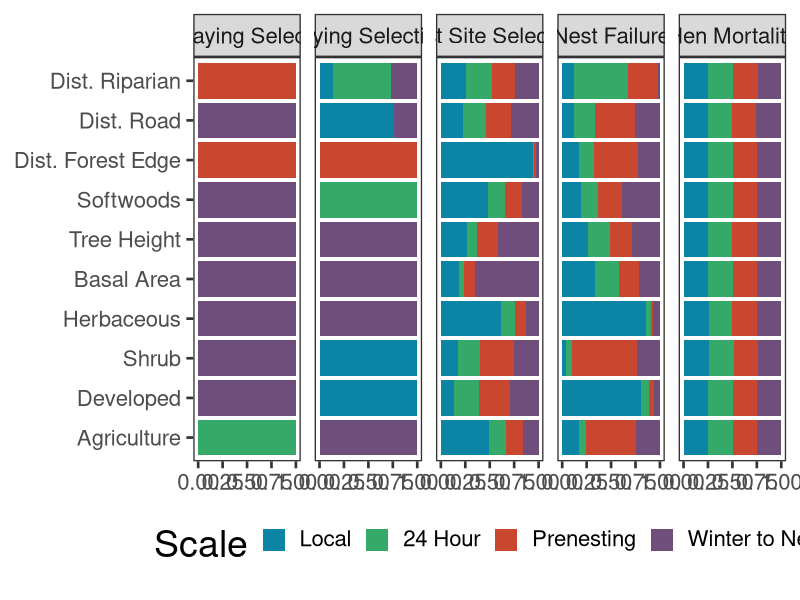
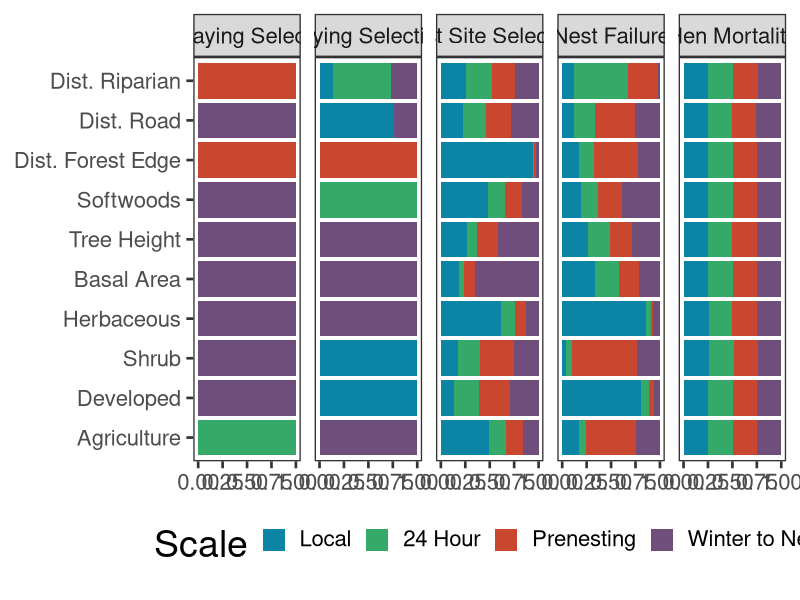

The R source for these figures, in order:
#Load packages
lapply(c('dplyr', 'ggplot2', 'patchwork', 'tidyr'), require, character.only = T)

#Load Results
rel.scale.results <- read.csv("./Figures/Scale Selection Outputs - Editted.csv") %>%
  select(Component, Covariate, S1, S2, S3, S4) %>%
  pivot_longer(names_to = "Scale", cols = c(S1, S2, S3, S4)) %>%
  mutate(Component = factor(Component, levels = c("PLSel", "LSel",  "NSel",  "NDSR",  "HDSR"),
                            labels = c("Prelaying Selection", "Laying Selection", "Nest Site Selection",
                                       "Nest Failure", "Hen Mortality"))) %>%
  mutate(Covariate = factor(Covariate, levels = c("ag_","dev_","shrub_","hrb_","BA_","HT_","SW_","D2Edg_","D2Rd_","D2Rp_"),
                            labels = c("Agriculture", "Developed", "Shrub", "Herbaceous", "Basal Area", "Tree Height",
                                       "Softwoods", "Dist. Forest Edge", "Dist. Road", "Dist. Riparian"))) %>%
  mutate(Scale = factor(Scale, levels = c("S1", "S2", "S3", "S4"),
                        labels = c("Winter to Nest", "Prenesting", "24 Hour", "Local")))

# ggplot(rel.scale.results, aes(fill=Scale, y=value, x=Component)) + 
#   geom_bar(position="fill", stat="identity") +
#   facet_wrap(~Covariate, nrow = 2)

rel.scale.plot <- ggplot(rel.scale.results, aes(fill=Scale, y=value, x=Covariate)) + 
  geom_bar(position="fill", stat="identity") +
  facet_wrap(~Component, nrow = 1) + 
  theme_bw(base_size = 20) +
  theme(#axis.text.x = element_text(angle = 90, vjust = 0.5, hjust=1),
        axis.title.x = element_blank(), axis.title.y = element_blank()) +
  theme(legend.position = "bottom", legend.title = element_text(size = 27, vjust = 1.7),
        legend.text = element_text(vjust = .7)) + 
  theme(panel.grid.major = element_blank(), panel.grid.minor = element_blank()) +
  # theme(strip.background =element_rect(fill="white")) + 
  coord_flip() +
  scale_fill_manual(values = c("#6f4e7c", "#ca472f", "#35a967", "#0b84a5"),
                    guide = guide_legend(reverse = TRUE) )
rel.scale.plot

ggsave(rel.scale.plot, file ="./Figures/Fig4 - Relative Scale Support.jpg", 
       width = 25, height = 6)